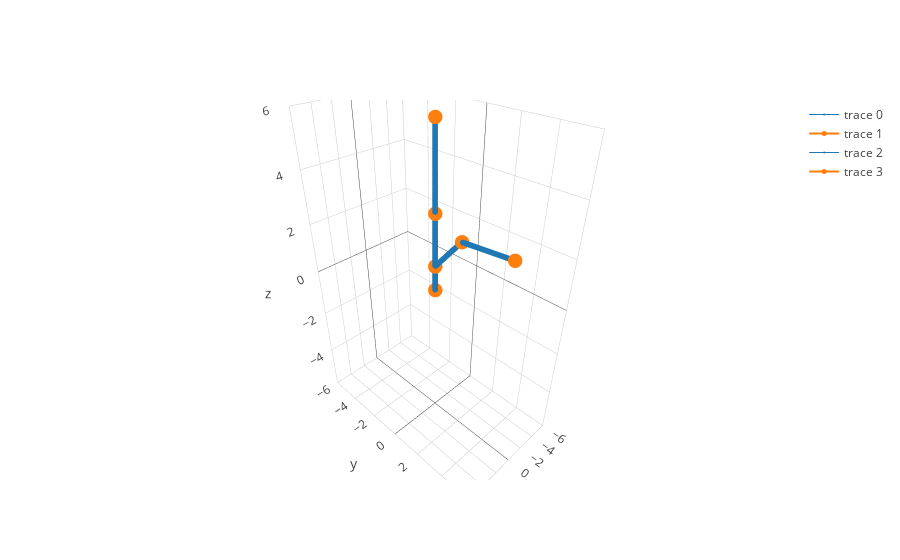

Write notebook code for a chart like this one.
### Markdown cell above
Inverse Kinematics

### Code cell
pos = [-2.29, 3.98, 2]

thetalist = kin.inv(robot1, pos)
coordmat = kin.fwd(robot1,thetalist)
robotfinalpos2 = graphics.position(robot1, coordmat)

data = robotfinalpos2 + robotinitialpos
m = graphics.plot(data)
m.show()

### Figure 1 — Plotly figure (JSON) as saved in the notebook; plotly's stock layout.template omitted (floating-point values rounded to 4 significant figures; data arrays with more than 128 entries replaced by an {"elided": "..."} marker saying what was removed)
{"data": [{"line": {"color": "#1f77b4", "width": 1}, "marker": {"size": 2}, "type": "scatter3d", "uid": "738b227d-2b34-4a02-a978-a69c010ef18c", "x": {"elided": "150 float values"}, "y": {"elided": "150 float values"}, "z": {"elided": "150 float values"}}, {"line": {"color": "#ff7f0e", "width": 2}, "marker": {"size": 5}, "type": "scatter3d", "uid": "70713921-e013-4bcc-bca9-695ccceb6b6a", "x": [0, 0, -0.7972, -2.29], "y": [0, 0, 1.386, 3.98], "z": [0, 1, 2.202, 2]}, {"line": {"color": "#1f77b4", "width": 1}, "marker": {"size": 2}, "type": "scatter3d", "uid": "220f2791-fc1c-4674-a485-a25debf5f636", "x": {"elided": "150 int values"}, "y": {"elided": "150 int values"}, "z": {"elided": "150 float values"}}, {"line": {"color": "#ff7f0e", "width": 2}, "marker": {"size": 5}, "type": "scatter3d", "uid": "040b678d-60cf-43a3-9c1b-c74e80d4cae8", "x": [0, 0, 0, 0], "y": [0, 0, 0, 0], "z": [0, 1, 3, 6]}], "layout": {"scene": {"xaxis": {"range": [-6, 6]}, "yaxis": {"range": [-6, 6]}, "zaxis": {"range": [-6, 6]}}}}
